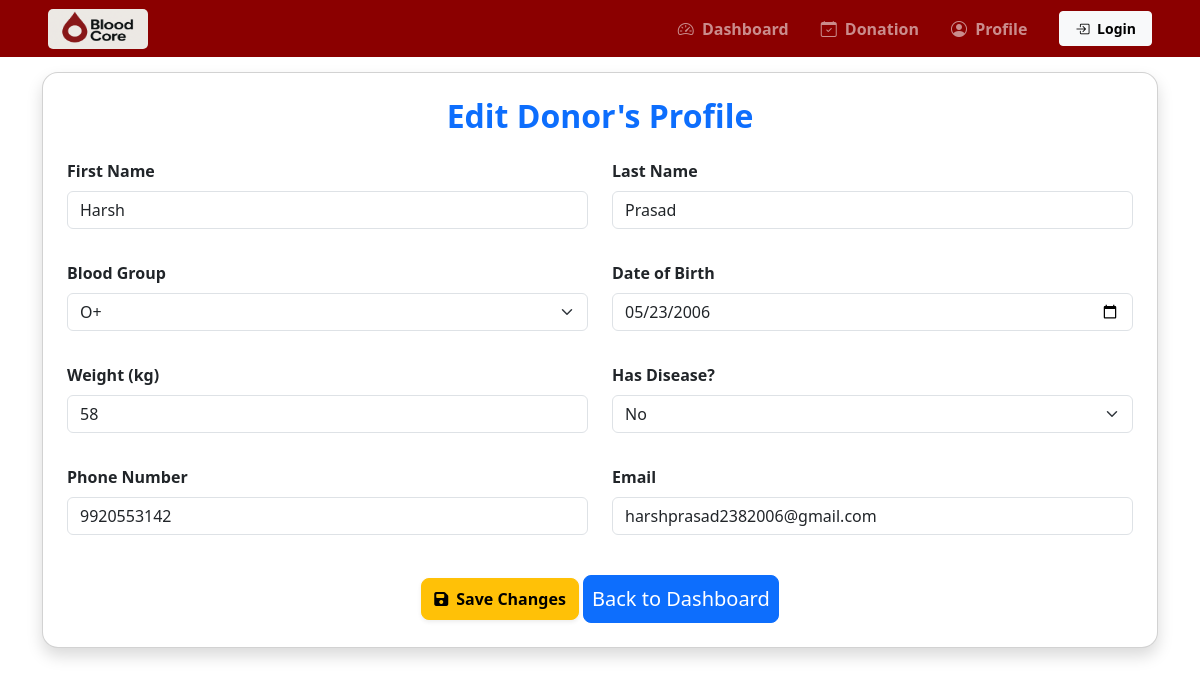
Page /edit-donor-profile/9 on the committed database.
### app1/models.py (models this page shows, shortened)
class Donor(models.Model):
    user = models.OneToOneField(CustomUser,on_delete=models.CASCADE,related_name='donor_profile')
    dob = models.DateField(null=True)
    bloodgroup = models.CharField(max_length=3,choices = blood_choice,null=True)
    has_disease = models.BooleanField(default=False,null=False)
    last_donation_date = models.DateField(null=True,blank=True)
    weight = models.PositiveIntegerField(null=True)
    created_at = models.DateTimeField(auto_now_add=True)
    updated_at = models.DateTimeField(auto_now=True)

class CustomUser(AbstractUser):
    is_donor = models.BooleanField(default=False)
    is_receiver = models.BooleanField(default=False)
    is_bloodbank = models.BooleanField(default=False)
    contact = models.CharField(max_length=10,validators=[RegexValidator(regex=r'^\d{10}$',message = "Contact number must be 10 digits")])
    email = models.EmailField(unique=True)

### app1/views.py (the view, shortened to what this page needs)
# urls.py: path('edit-donor-profile/<int:id>',views.edit_donor_profile,name='edit-donor-profile'),
def edit_donor_profile(request, id):
    donor = Donor.objects.get(id=id)
    user = donor.user  # Get the actual CustomUser instance
    context = {
        'donor': donor
    }
    return render(request, 'edit_donor_profile.html', context)

### templates/edit_donor_profile.html (shortened to what this page needs)
{% extends "donor_dashboard.html" %}
{% block content %}
<div class="container mt-4 mb-5 pt-5">
    <form method="POST" class="card shadow p-4 rounded-4">
        <h2 class="text-center mb-4 text-primary fw-bold">Edit Donor's Profile</h2>
        <div class="row mb-3">
            <div class="col-md-6 mb-3">
                <label class="form-label fw-semibold">First Name</label>
                <input type="text" class="form-control" name="first_name" value="{{ donor.user.first_name }}" required>
            </div>
            <div class="col-md-6 mb-3">
                <label class="form-label fw-semibold">Last Name</label>
                <input type="text" class="form-control" name="last_name" value="{{ donor.user.last_name }}" required>
            </div>
        </div>
        <div class="row mb-3">
            <div class="col-md-6 mb-3">
                <label class="form-label fw-semibold">Blood Group</label>
                <select name="bloodgroup" class="form-select" required>
                    <option value="o+" {% if donor.bloodgroup == 'o+' %}selected{% endif %}>O+</option>
                </select>
            </div>
            <div class="col-md-6 mb-3">
                <label class="form-label fw-semibold">Date of Birth</label>
                <input type="date" class="form-control" name="dob" value="{{ donor.dob|date:'Y-m-d' }}" required>
            </div>
        </div>
        <div class="row mb-3">
            <div class="col-md-6 mb-3">
                <label class="form-label fw-semibold">Weight (kg)</label>
                <input type="number" class="form-control" name="weight" value="{{ donor.weight }}" required>
            </div>
            <div class="col-md-6 mb-3">
                <label class="form-label fw-semibold">Has Disease?</label>
                <select name="has_disease" class="form-select">
                    <option value="False" {% if not donor.has_disease %}selected{% endif %}>No</option>
                </select>
            </div>
        </div>
        <div class="row mb-3">
            <div class="col-md-6 mb-3">
                <label class="form-label fw-semibold">Phone Number</label>
                <input type="tel" class="form-control" name="contact" value="{{ donor.user.contact }}" required>
            </div>
            <div class="col-md-6 mb-3">
                <label class="form-label fw-semibold">Email</label>
                <input type="email" class="form-control" name="email" value="{{ donor.user.email }}"  readonly>
            </div>
        </div>
        <div class="text-center mt-2">
            <button type="submit" class="btn btn-warning py-2 fw-semibold rounded-3 shadow-sm">
                <i class="fas fa-save me-2"></i>Save Changes
            </button>
            <a href="{% url 'donor-dashboard' %}" class="btn btn-primary btn-lg px-2 rounded-3">
                Back to Dashboard
            </a>
        </div>
    </form>
</div>
{% endblock content %}

### rows in the picture
Donor: first_name "Harsh", last_name "Prasad", bloodgroup "O+", dob "05/23/2006", weight "58", has_disease "No", contact "9920553142", email "harshprasad2382006@gmail.com"
